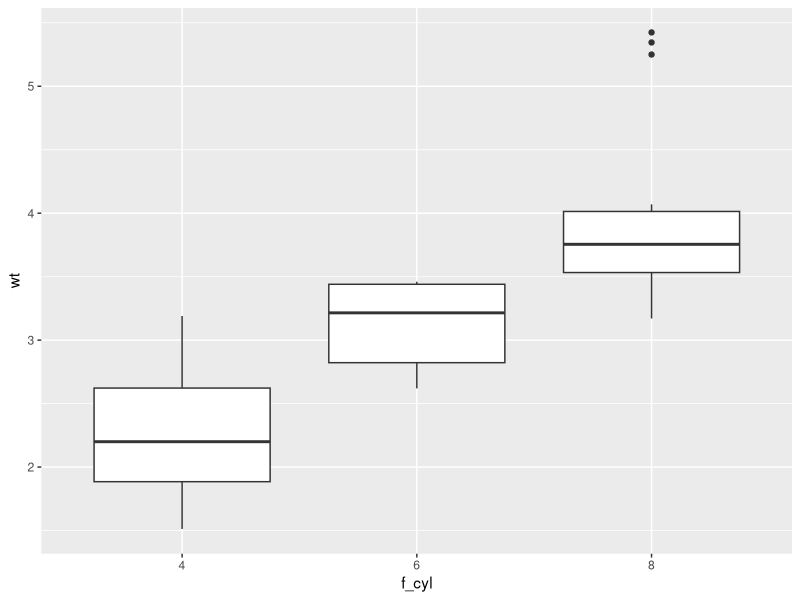

Reproduce this figure in R. (Note: this script raises an error after producing the figure.)
# To complete the following exercises, you must use either base R or tidyverse functions.  
# Manual searching or hard-coding answers will not be graded.

# base R ------------------------------------------------------------------

# 1: Create a vector with three elements. Assign it to `v_three`.
v_three <- c(1,2,3)

# 2: Create a vector containing 20 "a", 30 "b", and 50 "c" (total length = 100).  
# Assign it to `v_abc100`.
v_abc100 <- c(rep("a",20),rep("b",30),rep("c",50))

# 3: The script below creates a vector `v_x` with 100 random numbers from a normal distribution.  
# Select only the positive numbers (> 0) from `v_x`, calculate their mean, and assign it to `mu_x_plus`.

set.seed(100)
v_x <- rnorm(100)
mu_x_plus <- mean(v_x>0)


# 4: Create a numeric matrix with the numbers 1 through 9 arranged in 3 rows × 3 columns.  
# Assign it to `m_num`.
m_num <- matrix(data=1:9,nrow=3,ncol=3)


# 5: Create a base R data frame (`data.frame()` function) using `v_x` and `v_abc100`.  
# Name the columns `"x"` for `v_x` and `"group"` for `v_abc`, and assign it to `df_sample`.
df_sample <- data.frame("x"=v_x,"group"=v_abc100)


# tidyverse ---------------------------------------------------------------

# 6: Load the `tidyverse` package.
library(tidyverse)

# 7: The `mtcars` dataset is a built-in base R data frame.  
# Convert it to a tibble using `as_tibble()` and assign it to `df_mtcars`.  
# Use `?as_tibble()` to read the documentation before doing so.
?as_tibble
df_mtcars <- as_tibble(mtcars)


# 8: `mtcars` has the following columns:
#
# mpg   - Miles per gallon  
# cyl   - Number of cylinders  
# disp  - Engine displacement (cu. in.)  
# hp    - Gross horsepower  
# drat  - Rear axle ratio  
# wt    - Weight (1,000 lbs)  
# qsec  - 1/4 mile time (seconds)  
# vs    - Engine shape (0 = V-shaped, 1 = straight)  
# am    - Transmission (0 = automatic, 1 = manual)  
# gear  - Number of forward gears  
# carb  - Number of carburetors  
#
# Display the column names of `df_mtcars` using `colnames()`.  
# Do NOT assign the result to a new object.
colnames(mtcars)


# 9: Extract the row names of the `mtcars` dataset using `rownames()`.  
# Assign the result to `v_make`.
v_make <- rownames(mtcars)

# 10: Add `v_make` as a new column to `df_mtcars` and name the column `"make"`.
mutate(df_mtcars,"make"=v_make)

# 11: Filter `df_mtcars` to include only rows where:  
# - `mpg` is less than 20 AND  
# - `disp` is greater than 200  
# Assign the result to `df_subset`.
df_subset <- filter(df_mtcars, mpg<20 & disp>200)

# 12: Count how many car makes meet the above conditions (Q11).
# Apply `nrow()` to `df_subset`.
nrow(df_subset)

# 13: Repeat Q11 and Q12 in a single pipeline (with %>%), and assign the result to `n_make`.
n_make <- df_mtcars %>% 
  filter(mpg<20 & disp>200) %>% 
  nrow()

# 14: Convert the `cyl` column from numeric to factor using `factor()`.  
# Add it to `df_mtcars` as a new column named `f_cyl` using `mutate()` function.
mutate(df_mtcars,f_cyl=factor(cyl))

# 15: Draw a box plot showing car weight (`wt`) for each number of cylinders (`f_cyl`).
df_mtcars %>% 
  mutate(f_cyl=factor(cyl)) %>% 
  ggplot(aes(y=wt, x=f_cyl))+
  geom_boxplot()
## Jonah's note: I have included the step of creating the f_cyl column inside
# the pipeline because otherwise the code doesn't recognize 'f_cyl',
# even though I just created 'f_cyl' in Q14. I don't remember this kind of thing
# being necessary in the past, and I am confused about why it is necessary here.


# 16: Calculate the average car weight (`wt`) separately for each number of cylinders (`cyl`).
df_mtcars %>% 
  group_by(cyl) %>% 
  summarize(mean(wt)) %>% 
  ungroup()


# 17: Identify the heaviest car make (`wt`) among cars with 6 cylinders (`cyl`).
df_mtcars %>%
  filter(cyl==6) %>% 
  filter(wt==max(wt)) %>% 
  summarize(make)

# 18: Create a histogram showing the distribution of 1/4 mile time (`qsec`).
df_mtcars %>% 
  ggplot(aes(x=qsec))+
  geom_histogram()

# 19: The following script creates two tibbles:  
# `df_length` (body length) and `df_weight` (body weight),  
# each with a species code (`sp_code` column).  
# Combine these two data frames based on `sp_code` and assign the result to `df_fish`.

set.seed(123)

v_l <- runif(150, 60, 150)
v_w <- rnorm(n = length(v_l),
             mean = 0.1 * v_l^1.5, sd = 10)

v_sp <- sample(c("bhc", "rbs", "gsf"),
       size = length(v_l),
       replace = TRUE)

df_length <- tibble(length = v_l,
                    sp_code = v_sp)

df_weight <- tibble(weight = v_w,
                    sp_code = v_sp)

df_fish <- left_join(x=df_length,
                     y=df_weight,
                     by=sp_code)

# 20: Draw a scatter plot (point plot) of `length` vs. `weight` from `df_fish`,  
# coloring the points by species code (`sp_code`).

df_fish %>% 
  ggplot(aes(y=length,
             x=weight,
             color=sp_code))+
  geom_point()
